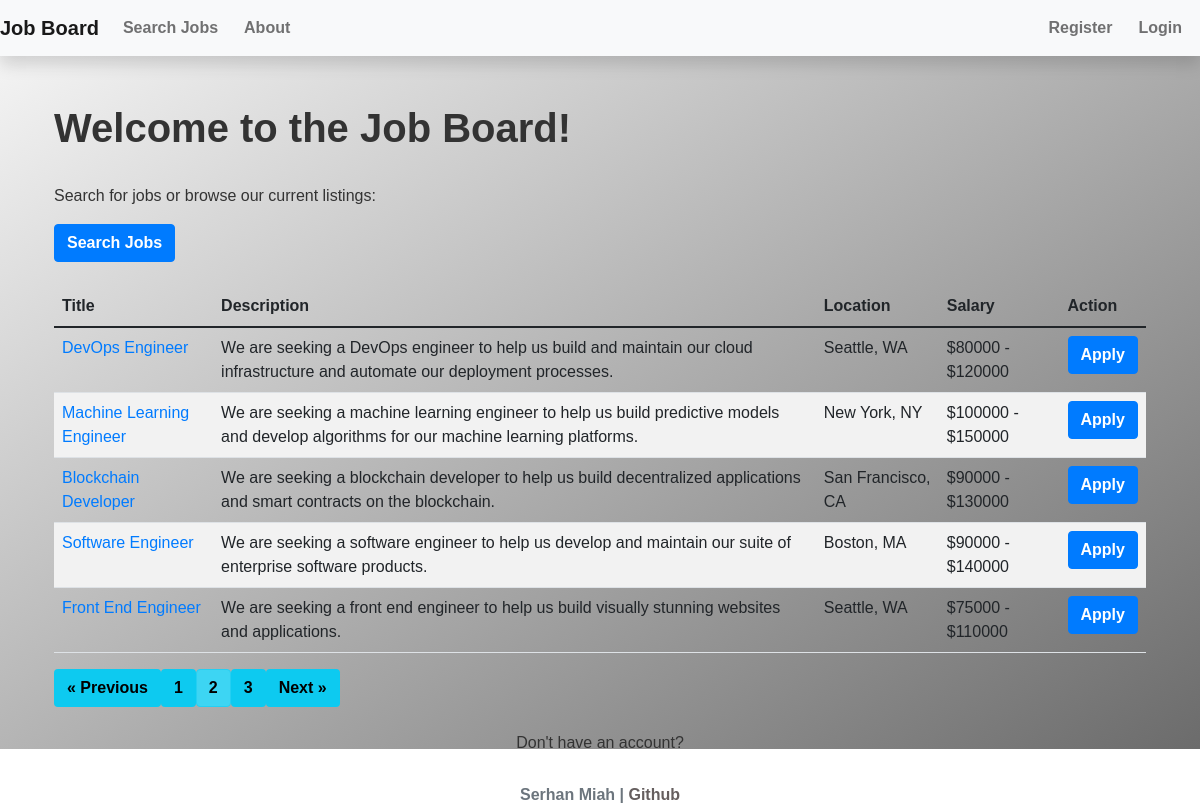
Screenshot of /?page=2 with the database file from the repository.
### project/models.py (models this page shows, shortened)
class Job(db.Model):
    id = db.Column(db.Integer, primary_key=True)
    title = db.Column(db.String(100), nullable=False)
    company = db.Column(db.String(100), nullable=False)
    description = db.Column(db.String(1000), nullable=False)
    location = db.Column(db.String(100), nullable=False)
    salary_min = db.Column(db.Integer)
    salary_max = db.Column(db.Integer)
    date_posted = db.Column(db.DateTime, nullable=False, default=datetime.utcnow)
    is_active = db.Column(db.Boolean, nullable=False, default=True)
    applicants = db.relationship('Application', backref='job', lazy=True)

### project/main/routes.py (the view)
@main.route('/')
def index():
    page = request.args.get('page', 1, type=int)
    jobs = Job.query.order_by(Job.date_posted.desc()).paginate(page=page, per_page=5)
    return render_template('index.html', jobs=jobs)

### project/templates/index.html
{% extends "base.html" %}
{% block content %}
<div class="container">
  <h1>Welcome to the Job Board!</h1>
  <p>Search for jobs or browse our current listings:</p>
  <a href="/search" class="btn btn-primary">Search Jobs</a>
  <br><br>
  <table class="table">
    <thead>
      <tr class="table-header">
        <th class="header-cell">Title</th>
        <th class="header-cell">Description</th>
        <th class="header-cell">Location</th>
        <th class="header-cell">Salary</th>
        <th class="header-cell">Action</th>
      </tr>
    </thead>
    <tbody>
      {% for job in jobs.items %}
        <tr>
          <td><a href="/job/{{ job.id }}">{{ job.title }}</a></td>
          <td>{{ job.description }}</td>
          <td>{{ job.location }}</td>
          <td>${{ job.salary_min }} - ${{ job.salary_max }}</td>
          <td><a href="/apply/{{ job.id }}" class="btn btn-primary">Apply</a></td>
        </tr>
      {% endfor %}
    </tbody>
  </table>
  <div class="pagination">
    {% if jobs.has_prev %}
      <a href="{{ url_for('main.index', page=jobs.prev_num) }}" class="btn btn-info">&laquo; Previous</a>
    {% else %}
      <span class="btn btn-info disabled">&laquo; Previous</span>
    {% endif %}
    {% for page in jobs.iter_pages() %}
      {% if page %}
        {% if page == jobs.page %}
          <span class="btn btn-info active">{{ page }}</span>
        {% else %}
          <a href="{{ url_for('main.index', page=page) }}" class="btn btn-info">{{ page }}</a>
        {% endif %}
      {% else %}
        <span class="btn btn-info disabled">...</span>
      {% endif %}
    {% endfor %}
    {% if jobs.has_next %}
      <a href="{{ url_for('main.index', page=jobs.next_num) }}" class="btn btn-info">Next &raquo;</a>
    {% else %}
      <span class="btn btn-info disabled">Next &raquo;</span>
    {% endif %}
  </div>
  <div class="text-center">
    <p>Don't have an account?</p>
    <a href="/register" class="btn btn-primary">Register</a>
  </div>
</div>
{% endblock %}

### project/static/style.css (style rules this page uses)
:root { --font-size-base: 16px; --line-height-base: 1.5; }
body { font-family: sans-serif; font-size: var(--font-size-base); line-height: var(--line-height-base); background: linear-gradient(to bottom right, #f9f9f9, #676767); color: #333; height: 100vh; }
h1 { margin-top: 3rem; margin-bottom: 2rem; font-size: 2.5rem; font-weight: 600; }
p { margin-top: 1.5rem; }
a { color: #007bff; text-decoration: none; }
.btn { font-weight: bold; text-align: center; white-space: nowrap; vertical-align: middle; user-select: none; border: 1px solid transparent; padding: 0.375rem 0.75rem; font-size: 1rem; line-height: 1.5; border-radius: 0.25rem; transition: all 0.15s ease-in-out; }
.btn-primary { color: #fff; background-color: #007bff; border-color: #007bff; }
table { border-collapse: collapse; width: 100%; }
th, td { text-align: left; padding: 8px; }
th { background-color: #ddd; }
tr:nth-child(even) { background-color: #f2f2f2; }

### rows the page displays
Job: title "DevOps Engineer", description "We are seeking a DevOps engineer to help us build and maintain our cloud infrastructure and automate our deployment processes.", location "Seattle, WA", salary_min "80000", salary_max "120000"
Job: title "Machine Learning Engineer", description "We are seeking a machine learning engineer to help us build predictive models and develop algorithms for our machine learning platforms.", location "New York, NY", salary_min "100000", salary_max "150000"
Job: title "Blockchain Developer", description "We are seeking a blockchain developer to help us build decentralized applications and smart contracts on the blockchain.", location "San Francisco, CA", salary_min "90000", salary_max "130000"
Job: title "Software Engineer", description "We are seeking a software engineer to help us develop and maintain our suite of enterprise software products.", location "Boston, MA", salary_min "90000", salary_max "140000"
Job: title "Front End Engineer", description "We are seeking a front end engineer to help us build visually stunning websites and applications.", location "Seattle, WA", salary_min "75000", salary_max "110000"

### other values shown
{{ page }} "1" "3"
{{ page }} "2"
